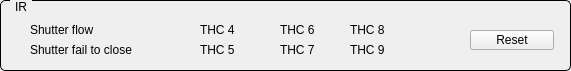
   <widget class="QGroupBox" name="titleGroupBox_4">
    <property name="geometry">
     <rect>
      <x>10</x>
      <y>10</y>
      <width>571</width>
      <height>71</height>
     </rect>
    </property>
    <property name="styleSheet">
     <string notr="true">QGroupBox {
    border: 1px solid black;
    border-radius: 5px;
    margin-top: 0.5em;
}

QGroupBox::title {
    subcontrol-origin: margin;
    left: 10px;
    padding: 0 3px 0 3px;
}</string>
    </property>
    <property name="title">
     <string>IR</string>
    </property>
    <widget class="QESimpleShape" name="qesimpleshape_19">
     <property name="geometry">
      <rect>
       <x>10</x>
       <y>20</y>
       <width>16</width>
       <height>20</height>
      </rect>
     </property>
     <property name="ledType">
      <enum>QSimpleShape::Error</enum>
     </property>
     <property name="colour2" stdset="0">
      <color>
       <red>240</red>
       <green>5</green>
       <blue>5</blue>
      </color>
     </property>
     <property name="variable" stdset="0">
      <string>D02C01-CO-FLS1:isInterlock</string>
     </property>
     <property name="variableSubstitutions" stdset="0">
      <string/>
     </property>
    </widget>
    <widget class="QLabel" name="label_21">
     <property name="geometry">
      <rect>
       <x>30</x>
       <y>20</y>
       <width>90</width>
       <height>20</height>
      </rect>
     </property>
     <property name="text">
      <string>Shutter flow</string>
     </property>
    </widget>
    <widget class="QESimpleShape" name="qesimpleshape_20">
     <property name="geometry">
      <rect>
       <x>10</x>
       <y>40</y>
       <width>16</width>
       <height>20</height>
      </rect>
     </property>
     <property name="ledType">
      <enum>QSimpleShape::Error</enum>
     </property>
     <property name="colour2" stdset="0">
      <color>
       <red>240</red>
       <green>5</green>
       <blue>5</blue>
      </color>
     </property>
     <property name="variable" stdset="0">
      <string>D02C01-VA-ABS:getFault</string>
     </property>
     <property name="variableSubstitutions" stdset="0">
      <string/>
     </property>
    </widget>
    <widget class="QLabel" name="label_23">
     <property name="geometry">
      <rect>
       <x>30</x>
       <y>40</y>
       <width>141</width>
       <height>20</height>
      </rect>
     </property>
     <property name="text">
      <string>Shutter fail to close</string>
     </property>
    </widget>
    <widget class="QLabel" name="label_22">
     <property name="geometry">
      <rect>
       <x>200</x>
       <y>20</y>
       <width>61</width>
       <height>20</height>
      </rect>
     </property>
     <property name="text">
      <string>THC 4</string>
     </property>
    </widget>
    <widget class="QLabel" name="label_24">
     <property name="geometry">
      <rect>
       <x>200</x>
       <y>40</y>
       <width>61</width>
       <height>20</height>
      </rect>
     </property>
     <property name="text">
      <string>THC 5</string>
     </property>
    </widget>
    <widget class="QESimpleShape" name="qesimpleshape_21">
     <property name="geometry">
      <rect>
       <x>180</x>
       <y>40</y>
       <width>16</width>
       <height>20</height>
      </rect>
     </property>
     <property name="ledType">
      <enum>QSimpleShape::Error</enum>
     </property>
     <property name="variable" stdset="0">
      <string>D02C01-OP-MIR1-THC5:isTemperatureInterlock</string>
     </property>
     <property name="variableSubstitutions" stdset="0">
      <string/>
     </property>
    </widget>
    <widget class="QESimpleShape" name="qesimpleshape_22">
     <property name="geometry">
      <rect>
       <x>180</x>
       <y>20</y>
       <width>16</width>
       <height>20</height>
      </rect>
     </property>
     <property name="ledType">
      <enum>QSimpleShape::Error</enum>
     </property>
     <property name="variable" stdset="0">
      <string>D02C01-OP-MIR1-THC4:isTemperatureInterlock</string>
     </property>
     <property name="variableSubstitutions" stdset="0">
      <string/>
     </property>
    </widget>
    <widget class="QLabel" name="label_25">
     <property name="geometry">
      <rect>
       <x>280</x>
       <y>40</y>
       <width>61</width>
       <height>20</height>
      </rect>
     </property>
     <property name="text">
      <string>THC 7</string>
     </property>
    </widget>
    <widget class="QESimpleShape" name="qesimpleshape_23">
     <property name="geometry">
      <rect>
       <x>260</x>
       <y>40</y>
       <width>16</width>
       <height>20</height>
      </rect>
     </property>
     <property name="ledType">
      <enum>QSimpleShape::Error</enum>
     </property>
     <property name="variable" stdset="0">
      <string>D02C01-OP-MIR1-THC7:isTemperatureInterlock</string>
     </property>
     <property name="variableSubstitutions" stdset="0">
      <string/>
     </property>
    </widget>
    <widget class="QLabel" name="label_26">
     <property name="geometry">
      <rect>
       <x>280</x>
       <y>20</y>
       <width>61</width>
       <height>20</height>
      </rect>
     </property>
     <property name="text">
      <string>THC 6</string>
     </property>
    </widget>
    <widget class="QESimpleShape" name="qesimpleshape_24">
     <property name="geometry">
      <rect>
       <x>260</x>
       <y>20</y>
       <width>16</width>
       <height>20</height>
      </rect>
     </property>
     <property name="ledType">
      <enum>QSimpleShape::Error</enum>
     </property>
     <property name="variable" stdset="0">
      <string>D02C01-OP-MIR1-THC6:isTemperatureInterlock</string>
     </property>
     <property name="variableSubstitutions" stdset="0">
      <string/>
     </property>
    </widget>
    <widget class="QLabel" name="label_27">
     <property name="geometry">
      <rect>
       <x>350</x>
       <y>40</y>
       <width>61</width>
       <height>20</height>
      </rect>
     </property>
     <property name="text">
      <string>THC 9</string>
     </property>
    </widget>
    <widget class="QESimpleShape" name="qesimpleshape_25">
     <property name="geometry">
      <rect>
       <x>330</x>
       <y>40</y>
       <width>16</width>
       <height>20</height>
      </rect>
     </property>
     <property name="ledType">
      <enum>QSimpleShape::Error</enum>
     </property>
     <property name="variable" stdset="0">
      <string>D02C01-OP-MIR1-THC9:isTemperatureInterlock</string>
     </property>
     <property name="variableSubstitutions" stdset="0">
      <string/>
     </property>
    </widget>
    <widget class="QLabel" name="label_28">
     <property name="geometry">
      <rect>
       <x>350</x>
       <y>20</y>
       <width>61</width>
       <height>20</height>
      </rect>
     </property>
     <property name="text">
      <string>THC 8</string>
     </property>
    </widget>
    <widget class="QESimpleShape" name="qesimpleshape_26">
     <property name="geometry">
      <rect>
       <x>330</x>
       <y>20</y>
       <width>16</width>
       <height>20</height>
      </rect>
     </property>
     <property name="ledType">
      <enum>QSimpleShape::Error</enum>
     </property>
     <property name="variable" stdset="0">
      <string>D02C01-OP-MIR1-THC8:isTemperatureInterlock</string>
     </property>
     <property name="variableSubstitutions" stdset="0">
      <string/>
     </property>
    </widget>
    <widget class="QPushButton" name="btnIRreset">
     <property name="geometry">
      <rect>
       <x>470</x>
       <y>30</y>
       <width>84</width>
       <height>20</height>
      </rect>
     </property>
     <property name="text">
      <string>Reset</string>
     </property>
    </widget>
   </widget>
